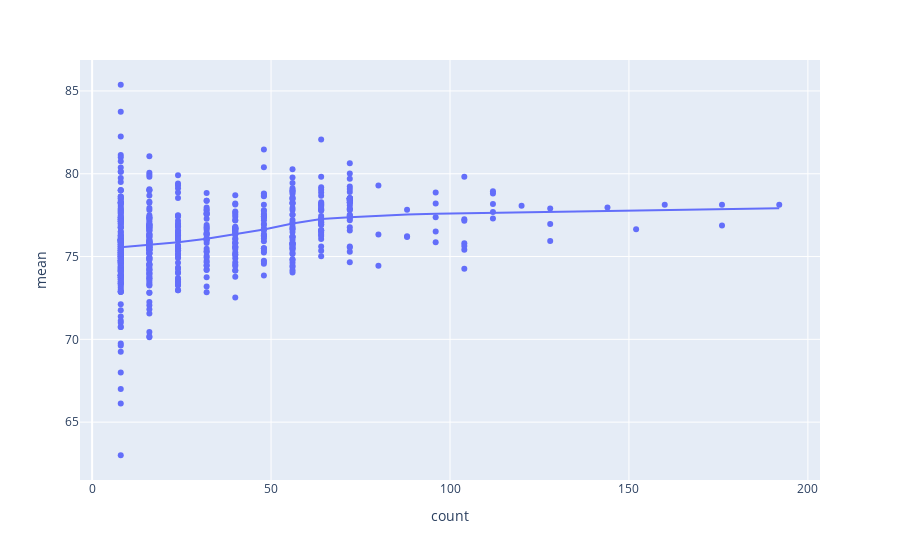

Notebook source saved alongside this figure:
### Code cell
px.scatter(aggregate, trendline='lowess', x='count', y='mean', hover_name=aggregate.index).show()

### Figure 1 — Plotly figure (JSON) as saved in the notebook; plotly's stock layout.template omitted (floating-point values rounded to 4 significant figures; data arrays with more than 128 entries replaced by an {"elided": "..."} marker saying what was removed)
{"data": [{"hovertemplate": "<b>%{hovertext}</b><br><br>count=%{x}<br>mean=%{y}<extra></extra>", "hovertext": {"elided": "575 str values"}, "legendgroup": "", "marker": {"color": "#636efa", "symbol": "circle"}, "mode": "markers", "name": "", "orientation": "v", "showlegend": false, "type": "scatter", "x": {"elided": "575 int values"}, "xaxis": "x", "y": {"elided": "575 float values"}, "yaxis": "y"}, {"hovertemplate": "<b>LOWESS trendline</b><br><br>count=%{x}<br>mean=%{y} <b>(trend)</b><extra></extra>", "legendgroup": "", "marker": {"color": "#636efa", "symbol": "circle"}, "mode": "lines", "name": "", "showlegend": false, "type": "scatter", "x": {"elided": "575 int values"}, "xaxis": "x", "y": {"elided": "575 float values"}, "yaxis": "y"}], "layout": {"legend": {"tracegroupgap": 0}, "margin": {"t": 60}, "xaxis": {"anchor": "y", "domain": [0, 1], "title": {"text": "count"}}, "yaxis": {"anchor": "x", "domain": [0, 1], "title": {"text": "mean"}}}}
